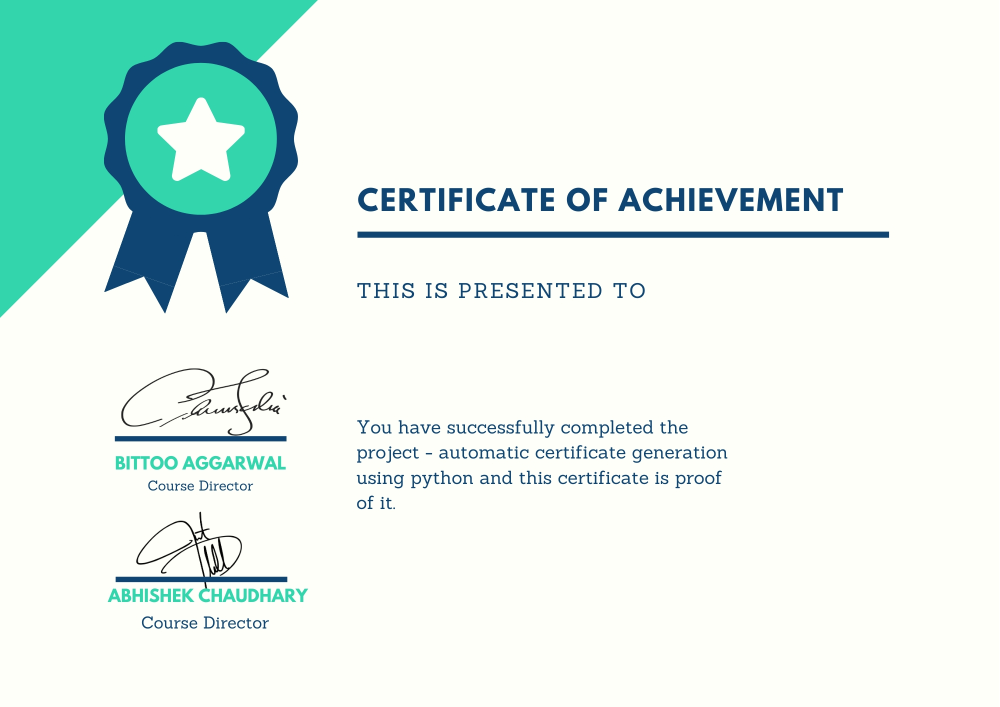
#> input picture Python/Certificate_generator/CertificateTemplate.jpg, 2000 x 1414 px (shown at 1/2 size)
$ python certificate.py
#> lines starting #> are read from the running program, lines starting #| are printed output that depends on the picture
from PIL import Image,ImageDraw,ImageFont
img = Image.open("./CertificateTemplate.jpg")
#> img is the input picture: PIL image 2000x1414 RGB; mean R, G, B 225.3, 241.6, 235.5

import matplotlib.pyplot as plt
import numpy as np

def print_img(img):
    plt.imshow(np.array(img))
    plt.show()

import cv2
img = cv2.imread("./CertificateTemplate.jpg")
#> img: shape (1414, 2000, 3)
#> the answer given: CertificateTemplate.jpg

def generate_certificate(img,name='Enter Name'):
#> called with name = 'CertificateTemplate.jpg'
    generated_image = img.copy()
    font = cv2.FONT_HERSHEY_SIMPLEX
    cordinates = (700,750)
    font_size = 3.5
    font_color = (51,51,51)
    font_thickness = 10
    cv2.putText(generated_image,name,cordinates,font,font_size,font_color,font_thickness)
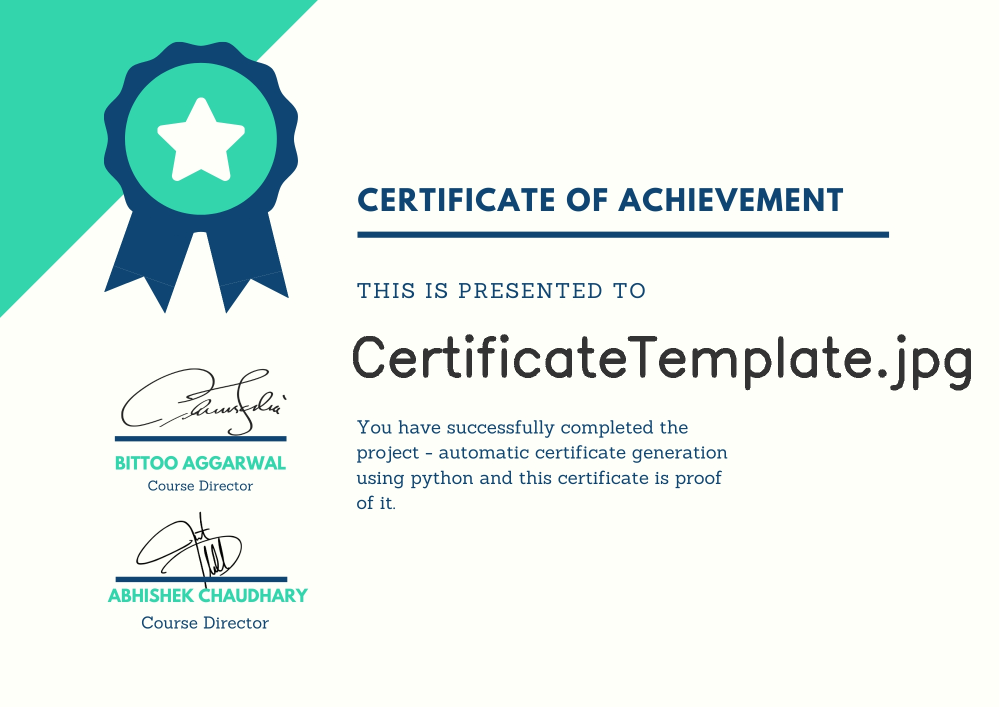
#> generated_image: shape (1414, 2000, 3) (shown at 1/2 size); mean B, G, R 233.1, 239.2, 222.8
    return generated_image

def save_img(img,name):
#> called with name = 'CertificateTemplate.jpg'
    path='./certi_{}.jpg'.format(name)
    print(cv2.imwrite(path,img))
#| True

name = input("Enter the name of person to be certified: ")
generated_image = generate_certificate(img, name)
save_img(generated_image,name)
